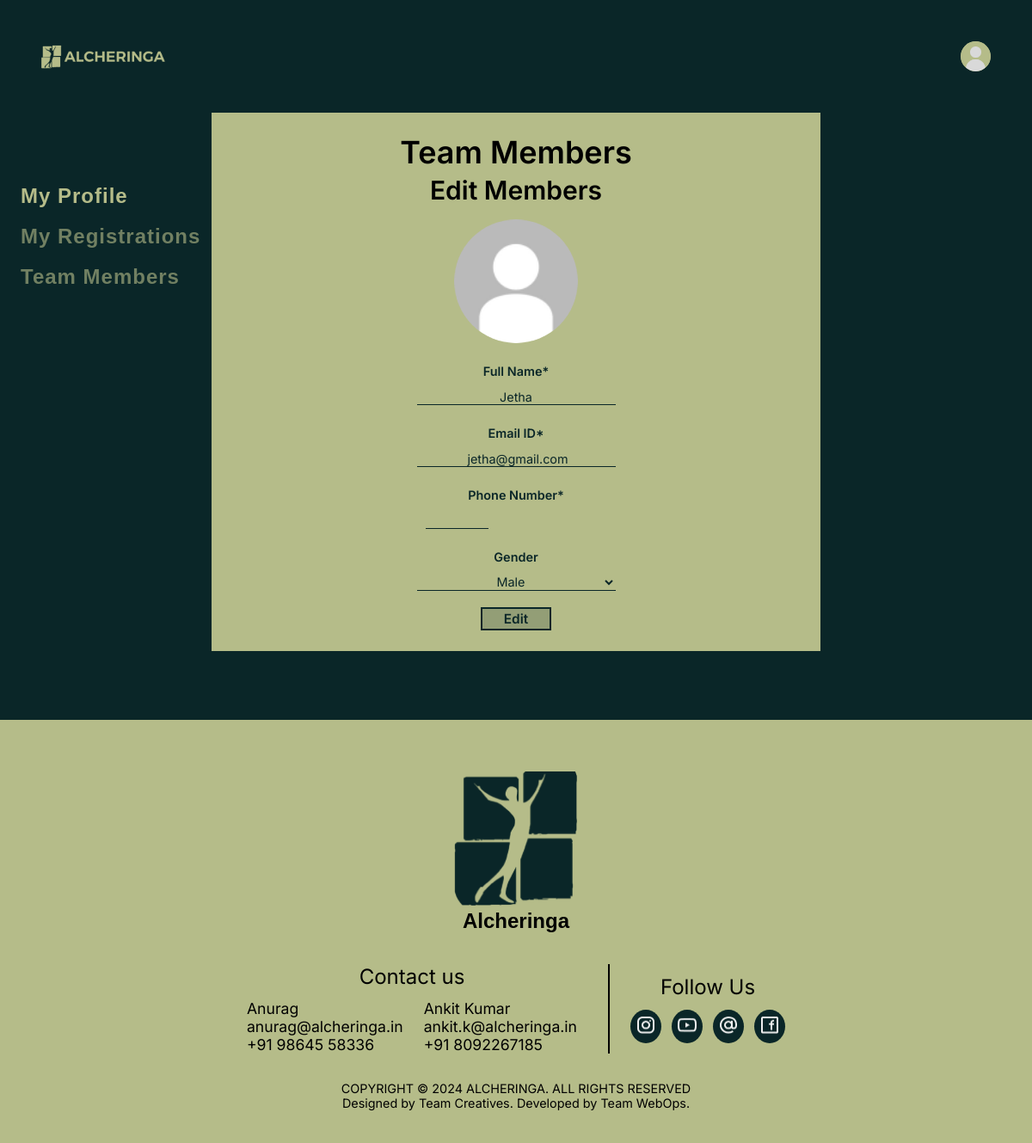
Screenshot of /competitions/competitions/edit_member/92efed9d-4a56-4e0f-960b-000340a4bd08/ (signed in) with the database file from the repository.
### apps/users/models.py (models this page shows, shortened)
class NewUser(AbstractBaseUser, PermissionsMixin):
    GENDER=(('M','Male'),('F','Female'),('O','Others'))
    gender=models.CharField(choices=GENDER,default='M',max_length=20)
    alcherid = models.CharField(
        max_length=255, blank=True, unique=True)
    referred_by = models.CharField(
        max_length=255, blank=True)
    otp = models.CharField(max_length=6,default='000000')
    id = models.SlugField(primary_key=True, default=uuid.uuid4)
    img = models.ImageField(upload_to="image_uploads/userdp/",
                            default='user-default.png')
    email = models.EmailField(_('email address'), unique=True)
    username = models.CharField(max_length=150, unique=True)
    collegename = models.CharField(max_length=150, unique=False)
    city = models.CharField(max_length=150, unique=False)
    state = models.CharField(max_length= 200, unique=False, blank=True)
    fullname = models.CharField(max_length=150, )
    phone_number = PhoneNumberField(max_length = 14, unique=False, )
    alternate_phone = models.CharField(max_length = 14, unique=False, blank=True)
    interest = models.ManyToManyField(
        "competitions.Module", related_name="interest")
    team_members=models.IntegerField(default=0)
    events_registered = models.ManyToManyField(
        "competitions.Competition", related_name="competition",blank=True)
    date_joined = models.DateTimeField(default=timezone.now)
    provider = models.CharField(max_length=200, unique=False, default="email")
    about = models.TextField(_('about'), max_length=500, blank=True)
    is_staff = models.BooleanField(default=False)
    is_active = models.BooleanField(default=False)
    objects = CustomAccountManager()
    USERNAME_FIELD = 'email'
    REQUIRED_FIELDS = ['username']

class TeamMembers(models.Model):
    GENDER_CHOICES = [
        ('M', 'Male'),
        ('F', 'Female'),
        ('O','Others')
    ]
    id = models.SlugField(primary_key=True, default=uuid.uuid4)
    memberid = models.CharField(
        max_length=255, default="MEM-XXXX-XXXX")
    img = models.ImageField(upload_to="image_uploads/userdp/",
                            default='user-default.png')
    email = models.EmailField()
    name = models.CharField(max_length=150, blank=True)
    phone = PhoneNumberField()
    gender = models.CharField(choices = GENDER_CHOICES,max_length=1,default='M')
    accomodation = models.BooleanField(default=False, blank=True)
    daysStay = models.IntegerField(default=0)
    accomodation_type=models.CharField(default='none',max_length=14)

### apps/competitions/views.py (the view)
# urls.py: path('competitions/edit_member/<member_id>/', views.memberedit, name='edit_member'),
@login_required(login_url='login')
def memberedit(request, member_id):
    team = Team.objects.get(leader=request.user)
    member = TeamMembers.objects.get(id=member_id)
    print(member.phone)
    if request.method == 'POST':
        form = AddMemberForm(request.POST, instance=member)
        if form.is_valid():
            form.save()
            messages.success(request, 'Member details have been updated successfully')
            return redirect('TeamMembers')
    else:
        form = AddMemberForm(instance=member)
    return render(request, 'competitions/edit_member.html', {'form': form, 'active_page': 'competitions', 'referer': request.META.get('HTTP_REFERER')})

### apps/competitions/forms.py
class AddMemberForm(forms.ModelForm):
    email = forms.EmailField(
        widget=forms.TextInput(attrs={'class': 'form__field', 'placeholder': 'Enter Email ID*'})
    )
    name = forms.CharField(
        widget=forms.TextInput(attrs={'class': 'form__field', 'placeholder': 'Enter your Full Name'})
    )
    phone_number = PhoneNumberField(
        widget=PhoneNumberPrefixWidget(initial='IN',attrs={'placeholder': 'Enter Phone Number'})
    )
    GENDER_CHOICES = [
        ('M', 'Male'),
        ('F', 'Female'),
        ('O', 'Others'),
    ]
    gender = forms.ChoiceField(
        choices=GENDER_CHOICES,
        widget=forms.Select(attrs={'class': 'form__field'}),
        initial='Male',
    )
    class Meta:
        model = TeamMembers
        fields = ['email', 'name', 'phone_number', 'gender']

### templates/competitions/edit_member.html (shortened to what this page needs)
{% extends "baseProfile.html" %} {% load static %} {% block title %}
<link rel="stylesheet" href="{% static 'css/add_member.css' %}" />
{% endblock title %} {% block content %}
<div class="body">
      <div class="team-container" style="position: relative;">
          <div class="header-text">
              <h3>Team Members</h3>
              <h4>Edit Members</h4>
          </div>
          <div class="member-img">
              <img src="{% static 'imgs/image 4.png' %}" alt="">
          </div>
          <div class="form-container">
              <form action="" id="add_form" method="POST" >
                  <div class="name">
                      Full Name*
                      {{form.name}}
                  </div>
                  <div class="email">
                      Email ID*
                      {{form.email}}
                  </div>
                  <div class="phone">Phone Number*
                     <div class="phone-comp"> {{form.phone_number}}</div>
                  </div>
                  <div class="gender" >Gender
                      {{form.gender}}
                  </div>
                  <br>
                  <div class="buttons-container">
                      <button  type="submit">
                        Edit
                      </button>
                  </div>
                  </div>
          </div>
      </div>
  </div>
{% endblock content %}

### templates/baseProfile.html (shortened to what this page needs)
{% load static %}
<!DOCTYPE html>
<head>
    <link rel="stylesheet" href="{% static 'css/profile.css' %}">
    <link href="https://api.fontshare.com/css?f[]=Satoshi@400,500,700&display=swap" rel="stylesheet">
    {% block title %}
    {% endblock %}
</head>
    <body>
        <div class="container-1">
            <header>
                <a href="{% url 'home' %}"><img class="logo" src="{% static 'imgs/home/logo.png' %}" alt="Alcher Logo"></a>
                <div class="action">
                    <div class="profile" onclick="menuToggle();">
                        <img src="{{request.user.img.url}}" alt="profile" >
                    </div>
                </div>
            </header>
            <section class="sidebar">
                <a id="btn1" class="active"  href="{% url 'profile' %}">My Profile</a>
                <a id="btn2"  href="{% url 'RegisteredEvents' %}">My Registrations</a>
                <a id="btn3"  href="{% url 'TeamMembers' %}">Team Members</a>
            </section>
            {% block content %}{% endblock %}
            {% include 'footer.html'%}
  </body>
</html>

### static/css/profile.css (style rules this page uses)
body { margin: 0; padding: 0; background-color: #0a2628; }
body { background-color: #0a2628; }
header { display: flex; justify-content: space-between; align-items: center; padding: 4%; position: relative; }
header .logo { width: 12vw; min-width: 120px; }
header a { display: flex; align-items: center; }
.action { right: 0; top: 0; color: white; gap: 0; overflow: visible; }
.action .profile { position: relative; overflow: hidden; cursor: pointer; height: 35px; width: 35px; border-radius: 50%; color: white; background-color: #b5bc89; }
.profile img { height: 100%; width: 100%; object-fit: cover; }
.sidebar { display: flex; flex-direction: column; justify-content: space-evenly; width: fit-content; position: absolute; margin-top: 3vh; height: 20vh; padding: 5vh; padding-left: 2vw; }
.sidebar a { text-decoration: none; display: block; font-weight: 600; letter-spacing: 1px; font-family: sans-serif; font-size: 2vw; color: rgb(181, 188, 137, 60%); }
.sidebar a.active { color: #b5bc89; }
.logo { display: flex; justify-content: space-between; gap: 1vw; }
.container-1 { background-color: #0a2628; margin-bottom: 10vh; height: auto; width: 100%; height: 100%; }

### static/css/add_member.css (style rules this page uses)
* { margin: 0; padding: 0; }
body { font-family: Roboto; background-color: #0a2628; }
.team-container { background-color: #b5bc89; width: 55vw; height: fit-content; padding: 3vh; }
.body { display: flex; flex-direction: column; align-items: center; }
.header-text { display: flex; flex-direction: column; justify-content: center; align-items: center; }
.header-text h3 { font-family: "Inter", sans-serif; font-size: 3vw; font-weight: 600; margin-bottom: 0.5vh; }
.header-text h4 { font-family: "Inter", sans-serif; font-size: 2.5vw; font-weight: 600; margin-bottom: 2vh; }
.member-img { display: flex; flex-direction: column; justify-content: center; align-items: center; }
.member-img img { width: 12vw; height: 12vw; border-radius: 50%; background: no-repeat center; background-size: cover; }
.buttons-container { display: flex; flex-direction: row; align-items: center; justify-content: center; }
.buttons-container button[type="submit"] { color: #0a2628; border: 2px solid #0a2628; background-color: #0a262833; padding: 2px 25px; font-weight: 600; font-size: calc(7px + 0.7vw); font-family: "Inter"; text-align: center; transition: all 0.5s; cursor: pointer; display: inline-block; }
.form-container { display: flex; flex-direction: column; justify-content: center; }
.form-container .name, .form-container .email, .form-container .phone { display: flex; flex-direction: column; padding-top: 2vw; height: 4vw; min-height: 4vh; color: #0a2628; justify-content: space-between; align-items: center; font-size: 1.2vw; font-family: "Inter"; text-align: center; font-weight: 600; }
.name input, .email input, .phone input { font-weight: 400; font-family: "Inter"; width: 35%; text-align: center; border: none; border-bottom: 1px solid #0a2628; background: none; outline: none; color: #0a2628; font-size: 1.2vw; }
.form-container .gender { display: flex; flex-direction: column; padding-top: 3vh; height: 4vw; min-height: 4vh; color: #0a2628; justify-content: space-between; align-items: center; font-size: 1.2vw; font-family: "Inter"; text-align: center; font-weight: 600; }
.gender select { font-weight: 400; width: 35%; font-family: "Inter"; text-align: center; border: none; border-bottom: 1px solid #0a2628; background: none; outline: none; color: #0a2628; font-size: 1.2vw; }

### templates/competitions/edit_member.html (style rules this page uses)
.name input::placeholder { color:black; }
.phone input::placeholder { color:black; }
.phone-comp { display: flex; }
.email input::placeholder { color:black; }

### rows the page displays
NewUser: user.img (placeholder picture)
TeamMembers: name "Jetha", email "jetha@gmail.com", gender "Male"
